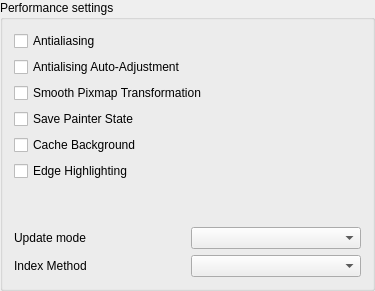
        <widget class="QGroupBox" name="groupBox_11">
         <property name="toolTip">
          <string>&lt;html&gt;&lt;head/&gt;&lt;body&gt;&lt;p&gt;&lt;span style=&quot; font-weight:600;&quot;&gt;Performance Settings&lt;/span&gt;&lt;/p&gt;&lt;p&gt;The following options influence the performance of the SocNetV canvas, inside which nodes and edges are being drawn. They affect the look of nodes and edges as well the precision and speed of the graphics engine.&lt;/p&gt;&lt;p&gt;Most of these settings have noticeable effects only in large networks. For instance, if you have a network with over 3000 actors and 10000 edges you might want to disable Antialiasing, Antialiasing Auto-adjustment and Smooth Pixmap Transformation while enabling Cache Background. &lt;/p&gt;&lt;p&gt;Also, if you need to visually interact with edges in a large network, you can experiment with the Update Mode setting to find which is suitable for your workload. The default setting &amp;quot;Full&amp;quot; means that the canvas is fully redrawn every time you make a small change.&lt;/p&gt;&lt;/body&gt;&lt;/html&gt;</string>
         </property>
         <property name="title">
          <string>Performance settings</string>
         </property>
         <layout class="QVBoxLayout" name="verticalLayout_4">
          <item>
           <widget class="QCheckBox" name="canvasAntialiasingChkBox">
            <property name="toolTip">
             <string>&lt;html&gt;&lt;head/&gt;&lt;body&gt;&lt;p&gt;&lt;span style=&quot; font-weight:600;&quot;&gt;Anti-Aliasing&lt;/span&gt;&lt;/p&gt;&lt;p&gt;Enable or disable Anti-Aliasing. If enabled, the graphics engine will antialias edges of primitives if possible.  &lt;/p&gt;&lt;p&gt;Anti-aliasing is a technique which makes nodes, lines and text, smoother and fancier. But it comes at the cost of speed... &lt;/p&gt;&lt;p&gt;This is a permanent setting, it will be the default of the application every time you run SocNetV. &lt;/p&gt;&lt;p&gt;&lt;br/&gt;&lt;/p&gt;&lt;/body&gt;&lt;/html&gt;</string>
            </property>
            <property name="whatsThis">
             <string>&lt;html&gt;&lt;head/&gt;&lt;body&gt;&lt;p&gt;&lt;span style=&quot; font-weight:600;&quot;&gt;Anti-Aliasing&lt;/span&gt;&lt;/p&gt;&lt;p&gt;Enable or disable Anti-Aliasing.&lt;/p&gt;&lt;p&gt;Anti-aliasing is a technique which makes nodes, lines and text, smoother and fancier. But it comes at the cost of speed... &lt;/p&gt;&lt;p&gt;This is a permanent setting, it will be the default of the application every time you run SocNetV. &lt;/p&gt;&lt;p&gt;&lt;br/&gt;&lt;/p&gt;&lt;/body&gt;&lt;/html&gt;</string>
            </property>
            <property name="layoutDirection">
             <enum>Qt::LeftToRight</enum>
            </property>
            <property name="text">
             <string>Antialiasing</string>
            </property>
           </widget>
          </item>
          <item>
           <widget class="QCheckBox" name="canvasAntialiasingAutoAdjustChkBox">
            <property name="toolTip">
             <string>&lt;html&gt;&lt;head/&gt;&lt;body&gt;&lt;p&gt;&lt;span style=&quot; font-weight:600;&quot;&gt;Antialiasing Auto-Adjustment&lt;/span&gt;&lt;/p&gt;&lt;p&gt;Enable or disable antialiasing auto-adjustment of exposed areas. Items that render antialiased lines on the boundaries of their bounding rectangle can end up rendering parts of the line outside. To prevent rendering artifacts, the graphics engine expands all exposed regions by 2 pixels in all directions. &lt;/p&gt;&lt;p&gt;If you disable this, SocNetV will no longer perform these adjustments, minimizing the areas that require redrawing, which improves performance. A common side effect is that items that do draw with antialiasing can leave painting traces behind on the scene as they are moved.&lt;/p&gt;&lt;p&gt;This is a permanent setting, it will be the default of the application every time you run SocNetV. &lt;/p&gt;&lt;p&gt;&lt;br/&gt;&lt;/p&gt;&lt;/body&gt;&lt;/html&gt;</string>
            </property>
            <property name="whatsThis">
             <string>&lt;html&gt;&lt;head/&gt;&lt;body&gt;&lt;p&gt;&lt;span style=&quot; font-weight:600;&quot;&gt;Antialiasing Auto-Adjustment&lt;/span&gt;&lt;/p&gt;&lt;p&gt;Enable or disable antialiasing auto-adjustment of exposed areas. Items that render antialiased lines on the boundaries of their bounding rectangle can end up rendering parts of the line outside. To prevent rendering artifacts, the graphics engine expands all exposed regions by 2 pixels in all directions. &lt;/p&gt;&lt;p&gt;If you disable this, SocNetV will no longer perform these adjustments, minimizing the areas that require redrawing, which improves performance. A common side effect is that items that do draw with antialiasing can leave painting traces behind on the scene as they are moved.&lt;/p&gt;&lt;p&gt;This is a permanent setting, it will be the default of the application every time you run SocNetV. &lt;/p&gt;&lt;p&gt;&lt;br/&gt;&lt;/p&gt;&lt;/body&gt;&lt;/html&gt;</string>
            </property>
            <property name="layoutDirection">
             <enum>Qt::LeftToRight</enum>
            </property>
            <property name="text">
             <string>Antialising Auto-Adjustment</string>
            </property>
           </widget>
          </item>
          <item>
           <widget class="QCheckBox" name="canvasSmoothPixmapTransformChkBox">
            <property name="toolTip">
             <string>&lt;html&gt;&lt;head/&gt;&lt;body&gt;&lt;p&gt;&lt;span style=&quot; font-weight:600;&quot;&gt;Smooth pixmap transformations&lt;/span&gt;&lt;/p&gt;&lt;p&gt;Enable or disable smooth pixmap transformations. &lt;/p&gt;&lt;p&gt;If enabled, the engine will use a smooth pixmap transformation algorithm (such as bilinear) rather than nearest neighbor.&lt;/p&gt;&lt;p&gt;This is a permanent setting, it will be the default of the application every time you run SocNetV. &lt;/p&gt;&lt;p&gt;&lt;br/&gt;&lt;/p&gt;&lt;/body&gt;&lt;/html&gt;</string>
            </property>
            <property name="whatsThis">
             <string>&lt;html&gt;&lt;head/&gt;&lt;body&gt;&lt;p&gt;&lt;span style=&quot; font-weight:600;&quot;&gt;Smooth pixmap transformations&lt;/span&gt;&lt;/p&gt;&lt;p&gt;Enable or disable smooth pixmap transformations. &lt;/p&gt;&lt;p&gt;If enabled, the engine will use a smooth pixmap transformation algorithm (such as bilinear) rather than nearest neighbor.&lt;/p&gt;&lt;p&gt;This is a permanent setting, it will be the default of the application every time you run SocNetV. &lt;/p&gt;&lt;p&gt;&lt;br/&gt;&lt;/p&gt;&lt;/body&gt;&lt;/html&gt;</string>
            </property>
            <property name="layoutDirection">
             <enum>Qt::LeftToRight</enum>
            </property>
            <property name="text">
             <string>Smooth Pixmap Transformation</string>
            </property>
           </widget>
          </item>
          <item>
           <widget class="QCheckBox" name="canvasSavePainterStateChkBox">
            <property name="toolTip">
             <string>&lt;html&gt;&lt;head/&gt;&lt;body&gt;&lt;p&gt;&lt;span style=&quot; font-weight:600;&quot;&gt;Save Painter State&lt;/span&gt;&lt;/p&gt;&lt;p&gt;When rendering, the graphics engine can protect (&amp;quot;save&amp;quot;) the painter state when rendering the background or foreground, and when rendering each item. This allows us to leave the painter in an altered state. &lt;/p&gt;&lt;p&gt;However, if the items consistently do restore the state, you should disable this option to prevent the application from doing the same.&lt;/p&gt;&lt;p&gt;This is a permanent setting, it will be the default of the application every time you run SocNetV. &lt;/p&gt;&lt;p&gt;&lt;br/&gt;&lt;/p&gt;&lt;/body&gt;&lt;/html&gt;</string>
            </property>
            <property name="whatsThis">
             <string>&lt;html&gt;&lt;head/&gt;&lt;body&gt;&lt;p&gt;&lt;span style=&quot; font-weight:600;&quot;&gt;Save Painter State&lt;/span&gt;&lt;/p&gt;&lt;p&gt;When rendering, the graphics engine can protect (&amp;quot;save&amp;quot;) the painter state when rendering the background or foreground, and when rendering each item. This allows us to leave the painter in an altered state. &lt;/p&gt;&lt;p&gt;However, if the items consistently do restore the state, you should disable this option to prevent the application from doing the same.&lt;/p&gt;&lt;p&gt;This is a permanent setting, it will be the default of the application every time you run SocNetV. &lt;/p&gt;&lt;p&gt;&lt;br/&gt;&lt;/p&gt;&lt;/body&gt;&lt;/html&gt;</string>
            </property>
            <property name="layoutDirection">
             <enum>Qt::LeftToRight</enum>
            </property>
            <property name="text">
             <string>Save Painter State</string>
            </property>
           </widget>
          </item>
          <item>
           <widget class="QCheckBox" name="canvasCacheBackgroundChkBox">
            <property name="toolTip">
             <string>&lt;html&gt;&lt;head/&gt;&lt;body&gt;&lt;p&gt;&lt;span style=&quot; font-weight:600;&quot;&gt;Cache Background&lt;/span&gt;&lt;/p&gt;&lt;p&gt;Enable or disable caching of the canvas background. &lt;/p&gt;&lt;p&gt;The graphics engine can cache pre-rendered content in a pixmap, which is then drawn onto the viewport. The purpose of such caching is to speed up the total rendering time for areas that are slow to render (i.e. texture, gradient and alpha blended backgrounds). &lt;/p&gt;&lt;p&gt;If enabled, the canvas background is cached by allocating one pixmap with the full size of the viewport. The cache is invalidated every time the view is transformed. However, when scrolling, only partial invalidation is required. &lt;/p&gt;&lt;p&gt;If not enabled, nothing is cached and all painting is done directly onto the viewport.&lt;/p&gt;&lt;p&gt;This is a permanent setting, it will be the default of the application every time you run SocNetV. &lt;br/&gt;&lt;/p&gt;&lt;/body&gt;&lt;/html&gt;</string>
            </property>
            <property name="whatsThis">
             <string>&lt;html&gt;&lt;head/&gt;&lt;body&gt;&lt;p&gt;&lt;span style=&quot; font-weight:600;&quot;&gt;Cache Background&lt;/span&gt;&lt;/p&gt;&lt;p&gt;Enable or disable caching of the canvas background. &lt;/p&gt;&lt;p&gt;The graphics engine can cache pre-rendered content in a pixmap, which is then drawn onto the viewport. The purpose of such caching is to speed up the total rendering time for areas that are slow to render (i.e. texture, gradient and alpha blended backgrounds). &lt;/p&gt;&lt;p&gt;If enabled, the canvas background is cached by allocating one pixmap with the full size of the viewport. The cache is invalidated every time the view is transformed. However, when scrolling, only partial invalidation is required. &lt;/p&gt;&lt;p&gt;If not enabled, nothing is cached and all painting is done directly onto the viewport.&lt;/p&gt;&lt;p&gt;This is a permanent setting, it will be the default of the application every time you run SocNetV. &lt;br/&gt;&lt;/p&gt;&lt;/body&gt;&lt;/html&gt;</string>
            </property>
            <property name="layoutDirection">
             <enum>Qt::LeftToRight</enum>
            </property>
            <property name="text">
             <string>Cache Background</string>
            </property>
           </widget>
          </item>
          <item>
           <widget class="QCheckBox" name="canvasEdgeHighlightingChkBox">
            <property name="toolTip">
             <string>&lt;html&gt;&lt;head/&gt;&lt;body&gt;&lt;p&gt;&lt;span style=&quot; font-weight:600;&quot;&gt;Edge highlighting&lt;/span&gt;&lt;/p&gt;&lt;p&gt;Enable or disable highlighting of selected edges.&lt;/p&gt;&lt;p&gt;By default, SocNetV hughlights the edges you select with the mouse, as well as all edges connected to the selected node. Although a useful feature, this can slow down the application responsiveness when the network consists of thousand nodes and edges. &lt;/p&gt;&lt;p&gt;If disabled, selected edges will not be highlighted.&lt;/p&gt;&lt;p&gt;&lt;br/&gt;&lt;/p&gt;&lt;/body&gt;&lt;/html&gt;</string>
            </property>
            <property name="whatsThis">
             <string>&lt;html&gt;&lt;head/&gt;&lt;body&gt;&lt;p&gt;&lt;span style=&quot; font-weight:600;&quot;&gt;Cache Background&lt;/span&gt;&lt;/p&gt;&lt;p&gt;Enable or disable caching of the canvas background. &lt;/p&gt;&lt;p&gt;The graphics engine can cache pre-rendered content in a pixmap, which is then drawn onto the viewport. The purpose of such caching is to speed up the total rendering time for areas that are slow to render (i.e. texture, gradient and alpha blended backgrounds). &lt;/p&gt;&lt;p&gt;If enabled, the canvas background is cached by allocating one pixmap with the full size of the viewport. The cache is invalidated every time the view is transformed. However, when scrolling, only partial invalidation is required. &lt;/p&gt;&lt;p&gt;If not enabled, nothing is cached and all painting is done directly onto the viewport.&lt;/p&gt;&lt;p&gt;This is a permanent setting, it will be the default of the application every time you run SocNetV. &lt;br/&gt;&lt;/p&gt;&lt;/body&gt;&lt;/html&gt;</string>
            </property>
            <property name="layoutDirection">
             <enum>Qt::LeftToRight</enum>
            </property>
            <property name="text">
             <string>Edge Highlighting</string>
            </property>
           </widget>
          </item>
          <item>
           <spacer name="verticalSpacer">
            <property name="orientation">
             <enum>Qt::Vertical</enum>
            </property>
            <property name="sizeHint" stdset="0">
             <size>
              <width>20</width>
              <height>40</height>
             </size>
            </property>
           </spacer>
          </item>
          <item>
           <layout class="QHBoxLayout" name="horizontalLayout_22">
            <item>
             <widget class="QLabel" name="label_21">
              <property name="toolTip">
               <string>&lt;html&gt;&lt;head/&gt;&lt;body&gt;&lt;p&gt;&lt;span style=&quot; font-family:'Sans Serif'; font-size:9pt; font-weight:600;&quot;&gt;Update Mode&lt;/span&gt;&lt;/p&gt;&lt;p&gt;&lt;br/&gt;&lt;/p&gt;&lt;p&gt;&lt;span style=&quot; font-family:'Sans Serif'; font-size:9pt;&quot;&gt;Use the drop-down menu on the right to select the update mode when the canvas changes. Usually you do not need to modify this property, but there are some cases where doing so can improve rendering performance. &lt;/span&gt;&lt;/p&gt;&lt;p&gt;&lt;br/&gt;&lt;/p&gt;&lt;p&gt;&lt;span style=&quot; font-family:'Sans Serif'; font-size:9pt;&quot;&gt;The default value is Full, where the graphics engine will update the entire canvas when some of its contents change.&lt;/span&gt;&lt;/p&gt;&lt;p&gt;&lt;br/&gt;&lt;/p&gt;&lt;p&gt;&lt;span style=&quot; font-family:'Sans Serif'; font-size:9pt; text-decoration: underline;&quot;&gt;Full&lt;/span&gt;&lt;/p&gt;&lt;p&gt;&lt;br/&gt;&lt;/p&gt;&lt;p&gt;&lt;span style=&quot; font-family:'Sans Serif'; font-size:9pt;&quot;&gt;When any visible part of the canvas changes or is reexposed, the engine will update the entire canvas. This approach is fastest when the engine spends more time figuring out what to draw than it would spend drawing (e.g., when very many small items are repeatedly updated). This is the default setting as it is the fastest with network of thousands of edges.&lt;/span&gt;&lt;/p&gt;&lt;p&gt;&lt;br/&gt;&lt;/p&gt;&lt;p&gt;&lt;span style=&quot; font-family:'Sans Serif'; font-size:9pt; text-decoration: underline;&quot;&gt;Minimal&lt;/span&gt;&lt;/p&gt;&lt;p&gt;&lt;br/&gt;&lt;/p&gt;&lt;p&gt;&lt;span style=&quot; font-family:'Sans Serif'; font-size:9pt;&quot;&gt;The engine will determine the minimal  region that requires a redraw, minimizing the time spent drawing by avoiding a redraw of areas that have not changed. Although this approach provides the best performance in general, if there are many small visible changes on the scene, the engine might end up spending more time finding the minimal approach than it will spend drawing.&lt;/span&gt;&lt;/p&gt;&lt;p&gt;&lt;br/&gt;&lt;/p&gt;&lt;p&gt;&lt;br/&gt;&lt;/p&gt;&lt;p&gt;&lt;span style=&quot; font-family:'Sans Serif'; font-size:9pt; text-decoration: underline;&quot;&gt;Bounding Rectangle &lt;/span&gt;&lt;/p&gt;&lt;p&gt;&lt;br/&gt;&lt;/p&gt;&lt;p&gt;&lt;span style=&quot; font-family:'Sans Serif'; font-size:9pt;&quot;&gt;The bounding rectangle of all changes in the canvas will be redrawn. This mode has the advantage that the engine searches only one region for changes, minimizing time spent determining what needs redrawing. The disadvantage is that areas that have not changed also need to be redrawn.&lt;/span&gt;&lt;/p&gt;&lt;p&gt;&lt;br/&gt;&lt;/p&gt;&lt;p&gt;&lt;span style=&quot; font-family:'Sans Serif'; font-size:9pt; text-decoration: underline;&quot;&gt;None&lt;/span&gt;&lt;/p&gt;&lt;p&gt;&lt;br/&gt;&lt;/p&gt;&lt;p&gt;&lt;span style=&quot; font-family:'Sans Serif'; font-size:9pt;&quot;&gt;The engine will never update th canvas when something changes;  This mode disables all item changes. Normally, you dont want to use this!&lt;/span&gt;&lt;/p&gt;&lt;/body&gt;&lt;/html&gt;</string>
              </property>
              <property name="text">
               <string>Update mode</string>
              </property>
             </widget>
            </item>
            <item>
             <spacer name="horizontalSpacer_21">
              <property name="font">
               <font>
                <family>DejaVu Sans</family>
                <pointsize>11</pointsize>
               </font>
              </property>
              <property name="orientation">
               <enum>Qt::Horizontal</enum>
              </property>
              <property name="sizeHint" stdset="0">
               <size>
                <width>98</width>
                <height>20</height>
               </size>
              </property>
             </spacer>
            </item>
            <item>
             <widget class="QComboBox" name="canvasUpdateModeSelect">
              <property name="sizePolicy">
               <sizepolicy hsizetype="Fixed" vsizetype="Fixed">
                <horstretch>0</horstretch>
                <verstretch>0</verstretch>
               </sizepolicy>
              </property>
              <property name="minimumSize">
               <size>
                <width>170</width>
                <height>0</height>
               </size>
              </property>
              <property name="toolTip">
               <string>&lt;!DOCTYPE HTML PUBLIC &quot;-//W3C//DTD HTML 4.0//EN&quot; &quot;http://www.w3.org/TR/REC-html40/strict.dtd&quot;&gt;
&lt;html&gt;&lt;head&gt;&lt;meta name=&quot;qrichtext&quot; content=&quot;1&quot; /&gt;&lt;style type=&quot;text/css&quot;&gt;
p, li { white-space: pre-wrap; }
&lt;/style&gt;&lt;/head&gt;&lt;body style=&quot; font-family:'DejaVu Sans'; font-size:10pt; font-weight:400; font-style:normal;&quot;&gt;
&lt;p style=&quot; margin-top:0px; margin-bottom:0px; margin-left:0px; margin-right:0px; -qt-block-indent:0; text-indent:0px;&quot;&gt;&lt;span style=&quot; font-family:'Sans Serif'; font-size:9pt; font-weight:600;&quot;&gt;Update Mode&lt;/span&gt;&lt;/p&gt;
&lt;p style=&quot;-qt-paragraph-type:empty; margin-top:0px; margin-bottom:0px; margin-left:0px; margin-right:0px; -qt-block-indent:0; text-indent:0px; font-family:'Sans Serif'; font-size:9pt;&quot;&gt;&lt;br /&gt;&lt;/p&gt;
&lt;p style=&quot; margin-top:0px; margin-bottom:0px; margin-left:0px; margin-right:0px; -qt-block-indent:0; text-indent:0px;&quot;&gt;&lt;span style=&quot; font-family:'Sans Serif'; font-size:9pt;&quot;&gt;Select how to update areas of the canvas that have been reexposed or changed. Usually you do not need to modify this property, but there are some cases where doing so can improve rendering performance. &lt;/span&gt;&lt;/p&gt;
&lt;p style=&quot;-qt-paragraph-type:empty; margin-top:0px; margin-bottom:0px; margin-left:0px; margin-right:0px; -qt-block-indent:0; text-indent:0px; font-family:'Sans Serif'; font-size:9pt;&quot;&gt;&lt;br /&gt;&lt;/p&gt;
&lt;p style=&quot; margin-top:0px; margin-bottom:0px; margin-left:0px; margin-right:0px; -qt-block-indent:0; text-indent:0px;&quot;&gt;&lt;span style=&quot; font-family:'Sans Serif'; font-size:9pt;&quot;&gt;The default value is Full, where the graphics engine will update the entire canvas when some of its contents change.&lt;/span&gt;&lt;/p&gt;
&lt;p style=&quot;-qt-paragraph-type:empty; margin-top:0px; margin-bottom:0px; margin-left:0px; margin-right:0px; -qt-block-indent:0; text-indent:0px; font-family:'Sans Serif'; font-size:9pt;&quot;&gt;&lt;br /&gt;&lt;/p&gt;
&lt;p style=&quot; margin-top:0px; margin-bottom:0px; margin-left:0px; margin-right:0px; -qt-block-indent:0; text-indent:0px;&quot;&gt;&lt;span style=&quot; font-family:'Sans Serif'; font-size:9pt; text-decoration: underline;&quot;&gt;Full&lt;/span&gt;&lt;/p&gt;
&lt;p style=&quot;-qt-paragraph-type:empty; margin-top:0px; margin-bottom:0px; margin-left:0px; margin-right:0px; -qt-block-indent:0; text-indent:0px; font-family:'Sans Serif'; font-size:9pt; font-weight:600;&quot;&gt;&lt;br /&gt;&lt;/p&gt;
&lt;p style=&quot; margin-top:0px; margin-bottom:0px; margin-left:0px; margin-right:0px; -qt-block-indent:0; text-indent:0px;&quot;&gt;&lt;span style=&quot; font-family:'Sans Serif'; font-size:9pt;&quot;&gt;When any visible part of the canvas changes or is reexposed, the engine will update the entire canvas. This approach is fastest when the engine spends more time figuring out what to draw than it would spend drawing (e.g., when very many small items are repeatedly updated). This is the default setting as it is the fastest with network of thousands of edges.&lt;/span&gt;&lt;/p&gt;
&lt;p style=&quot;-qt-paragraph-type:empty; margin-top:0px; margin-bottom:0px; margin-left:0px; margin-right:0px; -qt-block-indent:0; text-indent:0px; font-family:'Sans Serif'; font-size:9pt;&quot;&gt;&lt;br /&gt;&lt;/p&gt;
&lt;p style=&quot; margin-top:0px; margin-bottom:0px; margin-left:0px; margin-right:0px; -qt-block-indent:0; text-indent:0px;&quot;&gt;&lt;span style=&quot; font-family:'Sans Serif'; font-size:9pt; text-decoration: underline;&quot;&gt;Minimal&lt;/span&gt;&lt;/p&gt;
&lt;p style=&quot;-qt-paragraph-type:empty; margin-top:0px; margin-bottom:0px; margin-left:0px; margin-right:0px; -qt-block-indent:0; text-indent:0px; font-family:'Sans Serif'; font-size:9pt;&quot;&gt;&lt;br /&gt;&lt;/p&gt;
&lt;p style=&quot; margin-top:0px; margin-bottom:0px; margin-left:0px; margin-right:0px; -qt-block-indent:0; text-indent:0px;&quot;&gt;&lt;span style=&quot; font-family:'Sans Serif'; font-size:9pt;&quot;&gt;The engine will determine the minimal  region that requires a redraw, minimizing the time spent drawing by avoiding a redraw of areas that have not changed. Although this approach provides the best performance in general, if there are many small visible changes on the scene, the engine might end up spending more time finding the minimal approach than it will spend drawing.&lt;/span&gt;&lt;/p&gt;
&lt;p style=&quot;-qt-paragraph-type:empty; margin-top:0px; margin-bottom:0px; margin-left:0px; margin-right:0px; -qt-block-indent:0; text-indent:0px; font-family:'Sans Serif'; font-size:9pt;&quot;&gt;&lt;br /&gt;&lt;/p&gt;
&lt;p style=&quot;-qt-paragraph-type:empty; margin-top:0px; margin-bottom:0px; margin-left:0px; margin-right:0px; -qt-block-indent:0; text-indent:0px; font-family:'Sans Serif'; font-size:9pt;&quot;&gt;&lt;br /&gt;&lt;/p&gt;
&lt;p style=&quot; margin-top:0px; margin-bottom:0px; margin-left:0px; margin-right:0px; -qt-block-indent:0; text-indent:0px;&quot;&gt;&lt;span style=&quot; font-family:'Sans Serif'; font-size:9pt; text-decoration: underline;&quot;&gt;Bounding Rectangle &lt;/span&gt;&lt;/p&gt;
&lt;p style=&quot;-qt-paragraph-type:empty; margin-top:0px; margin-bottom:0px; margin-left:0px; margin-right:0px; -qt-block-indent:0; text-indent:0px; font-family:'Sans Serif'; font-size:9pt;&quot;&gt;&lt;br /&gt;&lt;/p&gt;
&lt;p style=&quot; margin-top:0px; margin-bottom:0px; margin-left:0px; margin-right:0px; -qt-block-indent:0; text-indent:0px;&quot;&gt;&lt;span style=&quot; font-family:'Sans Serif'; font-size:9pt;&quot;&gt;The bounding rectangle of all changes in the canvas will be redrawn. This mode has the advantage that the engine searches only one region for changes, minimizing time spent determining what needs redrawing. The disadvantage is that areas that have not changed also need to be redrawn.&lt;/span&gt;&lt;/p&gt;
&lt;p style=&quot;-qt-paragraph-type:empty; margin-top:0px; margin-bottom:0px; margin-left:0px; margin-right:0px; -qt-block-indent:0; text-indent:0px; font-family:'Sans Serif'; font-size:9pt;&quot;&gt;&lt;br /&gt;&lt;/p&gt;
&lt;p style=&quot; margin-top:0px; margin-bottom:0px; margin-left:0px; margin-right:0px; -qt-block-indent:0; text-indent:0px;&quot;&gt;&lt;span style=&quot; font-family:'Sans Serif'; font-size:9pt; text-decoration: underline;&quot;&gt;None&lt;/span&gt;&lt;/p&gt;
&lt;p style=&quot;-qt-paragraph-type:empty; margin-top:0px; margin-bottom:0px; margin-left:0px; margin-right:0px; -qt-block-indent:0; text-indent:0px; font-family:'Sans Serif'; font-size:9pt;&quot;&gt;&lt;br /&gt;&lt;/p&gt;
&lt;p style=&quot; margin-top:0px; margin-bottom:0px; margin-left:0px; margin-right:0px; -qt-block-indent:0; text-indent:0px;&quot;&gt;&lt;span style=&quot; font-family:'Sans Serif'; font-size:9pt;&quot;&gt;The engine will never update th canvas when something changes;  This mode disables all item changes. Normally, you dont want to use this!&lt;/span&gt;&lt;/p&gt;&lt;/body&gt;&lt;/html&gt;</string>
              </property>
             </widget>
            </item>
           </layout>
          </item>
          <item>
           <layout class="QHBoxLayout" name="horizontalLayout_23">
            <item>
             <widget class="QLabel" name="label_22">
              <property name="toolTip">
               <string>&lt;html&gt;&lt;head/&gt;&lt;body&gt;&lt;p&gt;&lt;span style=&quot; font-weight:600;&quot;&gt;Index Method&lt;/span&gt;&lt;/p&gt;&lt;p&gt;&lt;br/&gt;&lt;/p&gt;&lt;p&gt;Use the drop-down menu on the right to select the indexing algorithm of the graphics engine for managing positional information about items on the canvasL&lt;/p&gt;&lt;p&gt;&lt;br/&gt;&lt;/p&gt;&lt;p&gt;&lt;span style=&quot; font-style:italic;&quot;&gt;BspTreeIndex: &lt;/span&gt;A Binary Space Partitioning tree is applied. All item location algorithms are of an order close to logarithmic complexity, by making use of binary search. Adding, moving and removing items is logarithmic. This approach is best for static scenes (i.e., scenes where most items do not move).&lt;/p&gt;&lt;p/&gt;&lt;p/&gt;&lt;p&gt;&lt;span style=&quot; font-style:italic;&quot;&gt;NoIndex:  &lt;/span&gt;No index is applied. Item location is of linear complexity, as all items on the scene are searched. Adding, moving and removing items, however, is done in constant time. This approach is ideal for dynamic scenes, where many items are added, moved or removed continuously.&lt;/p&gt;&lt;/body&gt;&lt;/html&gt;</string>
              </property>
              <property name="text">
               <string>Index Method</string>
              </property>
             </widget>
            </item>
            <item>
             <spacer name="horizontalSpacer_22">
              <property name="font">
               <font>
                <family>DejaVu Sans</family>
                <pointsize>11</pointsize>
               </font>
              </property>
              <property name="orientation">
               <enum>Qt::Horizontal</enum>
              </property>
              <property name="sizeHint" stdset="0">
               <size>
                <width>98</width>
                <height>20</height>
               </size>
              </property>
             </spacer>
            </item>
            <item>
             <widget class="QComboBox" name="canvasIndexMethodSelect">
              <property name="sizePolicy">
               <sizepolicy hsizetype="Fixed" vsizetype="Fixed">
                <horstretch>0</horstretch>
                <verstretch>0</verstretch>
               </sizepolicy>
              </property>
              <property name="minimumSize">
               <size>
                <width>170</width>
                <height>0</height>
               </size>
              </property>
              <property name="toolTip">
               <string>&lt;!DOCTYPE HTML PUBLIC &quot;-//W3C//DTD HTML 4.0//EN&quot; &quot;http://www.w3.org/TR/REC-html40/strict.dtd&quot;&gt;
&lt;html&gt;&lt;head&gt;&lt;meta name=&quot;qrichtext&quot; content=&quot;1&quot; /&gt;&lt;style type=&quot;text/css&quot;&gt;
p, li { white-space: pre-wrap; }
&lt;/style&gt;&lt;/head&gt;&lt;body style=&quot; font-family:'DejaVu Sans'; font-size:10pt; font-weight:400; font-style:normal;&quot;&gt;
&lt;p style=&quot; margin-top:0px; margin-bottom:0px; margin-left:0px; margin-right:0px; -qt-block-indent:0; text-indent:0px;&quot;&gt;&lt;span style=&quot; font-weight:600;&quot;&gt;Index Method&lt;/span&gt;&lt;/p&gt;
&lt;p style=&quot;-qt-paragraph-type:empty; margin-top:0px; margin-bottom:0px; margin-left:0px; margin-right:0px; -qt-block-indent:0; text-indent:0px;&quot;&gt;&lt;br /&gt;&lt;/p&gt;
&lt;p style=&quot; margin-top:0px; margin-bottom:0px; margin-left:0px; margin-right:0px; -qt-block-indent:0; text-indent:0px;&quot;&gt;Select one of the indexing algorithms the graphics engine provides for managing positional information about items on the canvasL&lt;/p&gt;
&lt;p style=&quot;-qt-paragraph-type:empty; margin-top:0px; margin-bottom:0px; margin-left:0px; margin-right:0px; -qt-block-indent:0; text-indent:0px;&quot;&gt;&lt;br /&gt;&lt;/p&gt;
&lt;p style=&quot; margin-top:0px; margin-bottom:0px; margin-left:0px; margin-right:0px; -qt-block-indent:0; text-indent:0px;&quot;&gt;&lt;span style=&quot; font-style:italic;&quot;&gt;BspTreeIndex: &lt;/span&gt;A Binary Space Partitioning tree is applied. All item location algorithms are of an order close to logarithmic complexity, by making use of binary search. Adding, moving and removing items is logarithmic. This approach is best for static scenes (i.e., scenes where most items do not move).&lt;/p&gt;
&lt;p style=&quot; margin-top:0px; margin-bottom:0px; margin-left:0px; margin-right:0px; -qt-block-indent:0; text-indent:0px;&quot;&gt; &lt;/p&gt;
&lt;p style=&quot; margin-top:0px; margin-bottom:0px; margin-left:0px; margin-right:0px; -qt-block-indent:0; text-indent:0px;&quot;&gt; &lt;/p&gt;
&lt;p style=&quot; margin-top:0px; margin-bottom:0px; margin-left:0px; margin-right:0px; -qt-block-indent:0; text-indent:0px;&quot;&gt;&lt;span style=&quot; font-style:italic;&quot;&gt;NoIndex:  &lt;/span&gt;No index is applied. Item location is of linear complexity, as all items on the scene are searched. Adding, moving and removing items, however, is done in constant time. This approach is ideal for dynamic scenes, where many items are added, moved or removed continuously.&lt;/p&gt;&lt;/body&gt;&lt;/html&gt;</string>
              </property>
             </widget>
            </item>
           </layout>
          </item>
         </layout>
        </widget>
